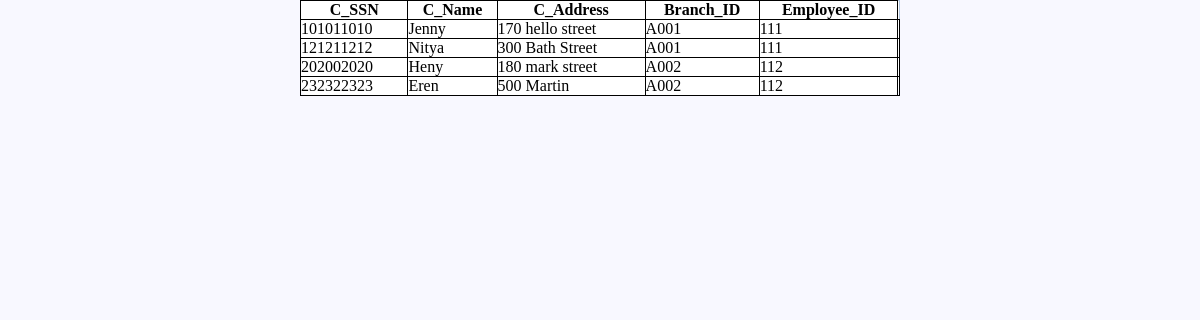
/customer.php, run on the app's committed database.
### tables this page shows
CREATE TABLE `customer` (
  `C_SSN` int(10) NOT NULL,
  `C_Name` varchar(45) DEFAULT NULL,
  `C_Address` varchar(45) DEFAULT NULL,
  `Branch_ID` varchar(10) DEFAULT NULL,
  `Employee_ID` int(10) DEFAULT NULL
);

### customer.php (the view, shortened to what this page needs)
<html>
<head>
    <link rel="stylesheet" type="text/css" href="style.css" />
</head>
<body>
    <table class="center">
        <tr>
            <th>C_SSN</th>
            <th>C_Name</th>
            <th>C_Address</th>
            <th>Branch_ID</th>
            <th>Employee_ID</th>
        </tr>
        <?php
        $conn = mysqli_connect("localhost","root","","bankproject");
        $sql = "SELECT * from customer";
        $result = $conn->query($sql);
        if($result->num_rows > 0){
            while($row = $result-> fetch_assoc()){
                echo"<tr><td>" . $row["C_SSN"] . "</td><td>" . $row["C_Name"] . "</td><td>" . $row["C_Address"] . "</td><td>" . $row["Branch_ID"] . "</td><td>" . $row["Employee_ID"]
                . "</td><td>";
            }
        }
        else{
            echo"No Results";
        }
        ?>
    </table>
</body>
</html>

### style.css (style rules this page uses)
* { margin: 0px; padding: 0px; }
body { font-size: 120%; background: #F8F8FF; }

### customer.php (style rules this page uses)
table, th, td { border: 1px solid black; border-collapse: collapse; }
.center { width:50%; margin-left:15%; margin-right:15%; margin: 0px auto; padding: 20px; border: 1px solid #B0C4DE; background: white; border-radius: 0px 0px 10px 10px; }

### data on the page
customer: C_SSN "101011010", C_Name "Jenny", C_Address "170 hello street", Branch_ID "A001", Employee_ID "111"
customer: C_SSN "121211212", C_Name "Nitya", C_Address "300 Bath Street", Branch_ID "A001", Employee_ID "111"
customer: C_SSN "202002020", C_Name "Heny", C_Address "180 mark street", Branch_ID "A002", Employee_ID "112"
customer: C_SSN "232322323", C_Name "Eren", C_Address "500 Martin", Branch_ID "A002", Employee_ID "112"
